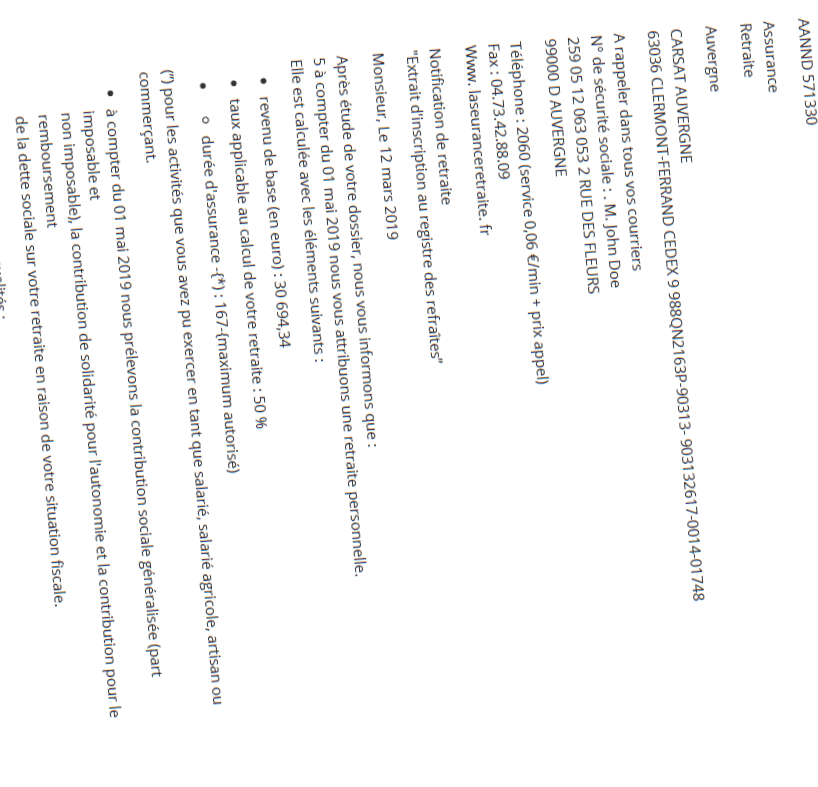
#> input picture 4-usecases/2-text-orientation-deskew/specimen.png, 818 x 787 px
$ python -i mser.py   (imports and definitions only)
#> lines starting #> are read from the running program, lines starting #| are printed output that depends on the picture; after the words box and inside, x2 and y2 are one past the last pixel; in counts of white or black regions, pixels touching at a corner belong together
#> further down, picture is the input picture: shape (787, 818, 3); mean B, G, R 247.9, 247.7, 247.7
import cv2
import numpy as np
import os

BASE_PATH = os.path.dirname(os.path.abspath(__file__))


def apply_mser(img, max_area=300, min_area=6):
    #Create MSER object
#> called with max_area = 300, min_area = 6
    mser = cv2.MSER_create(max_area=max_area, min_area=min_area)

    if len(img.shape) ==2:
        gray = img
    else:
        gray = cv2.cvtColor(img, cv2.COLOR_BGR2GRAY)

    vis = img.copy()
    regions, mser_bboxes = mser.detectRegions(gray)
#> regions = 8530 items

    hulls = [cv2.convexHull(p.reshape(-1, 1, 2)) for p in regions]
#> hulls = 8530 contours, 3901 with area under 20; largest, box (x1, y1, x2, y2) and area: (670, 29, 685, 75) 487, (670, 29, 685, 75) 482, (40, 143, 53, 191) 474, (194, 471, 209, 516) 467, (545, 39, 559, 81) 448

    cv2.polylines(vis, hulls, 1, (0, 255, 0))
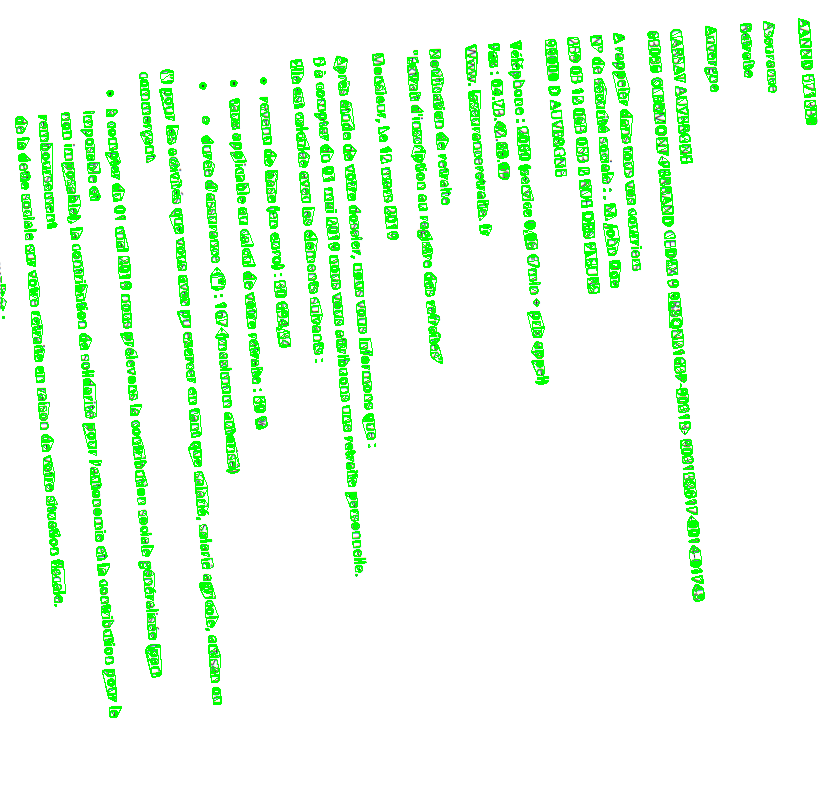
#> vis: shape (787, 818, 3); 8.18% of pixels changed, all inside (x1, y1, x2, y2) = (1, 18, 817, 718)
    mask = np.zeros((img.shape[0], img.shape[1], 1), dtype=np.uint8)

    for contour in hulls:
        cv2.drawContours(mask, [contour], -1, (255, 255, 255), -1)
#> this loop made 8530 passes
#> contour on passes 1 to 3: [[4, 284], [5, 285], [1, 285]], [[2, 284], [5, 284], [5, 285], [1, 285]], [[1, 284], [5, 284], [5, 285], [1, 285]]
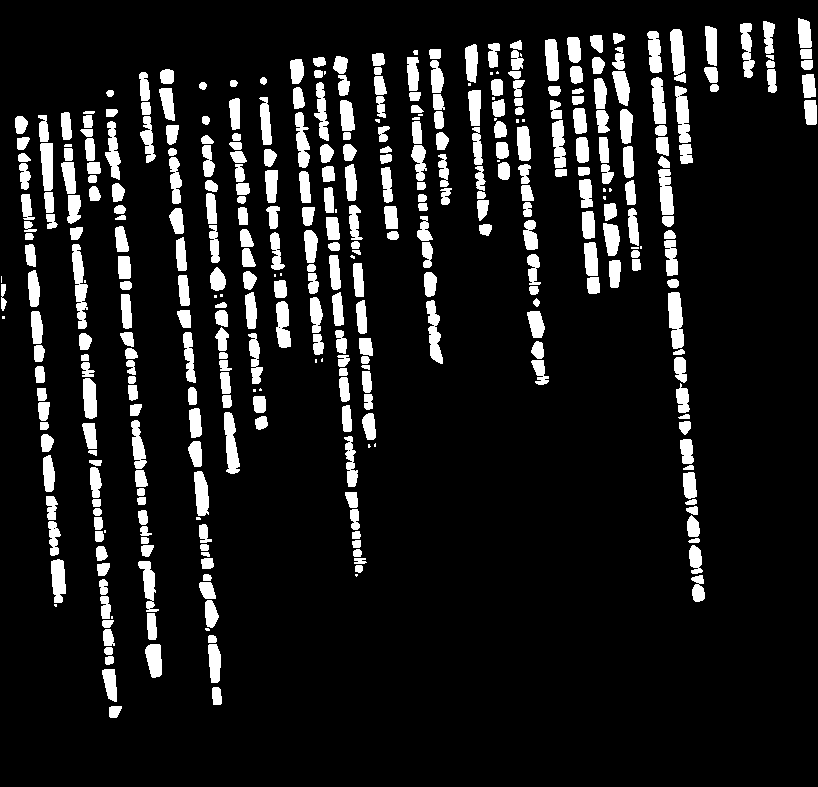
#> mask: shape (787, 818, 1); 11.1% white; 379 white regions (38 under 20 px), largest, box (x1, y1, x2, y2) and area: (72, 244, 88, 329) 783, (668, 292, 684, 349) 702, (224, 412, 240, 474) 636

    #this is used to find only text regions, remaining are ignored
    text_only = cv2.bitwise_and(img, img, mask=mask)
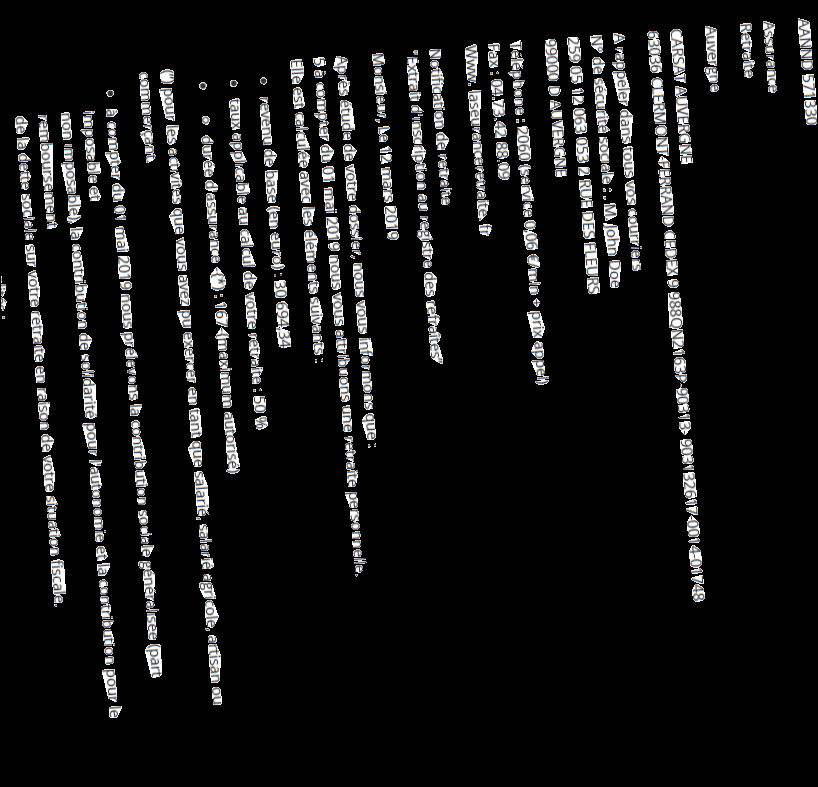
#> text_only: shape (787, 818, 3); mean B, G, R 21.3, 21.1, 21.2

    mask = cv2.bitwise_not(mask)
    background = np.full(img.shape, 255, dtype=np.uint8)
    bk = cv2.bitwise_or(background, background, mask=mask)
#> background: shape (787, 818, 3); every value is 255

    # combine foreground+background
    final = cv2.bitwise_or(text_only, bk)

    return final

>>> import cv2
>>> picture = cv2.imread('../specimen.png')
>>> result = apply_mser(picture)
